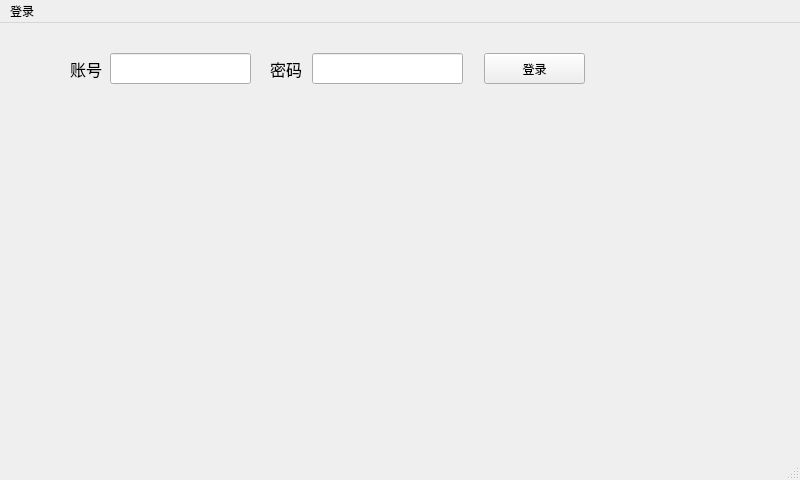
<?xml version="1.0" encoding="UTF-8"?>
<ui version="4.0">
 <class>MainWindow</class>
 <widget class="QMainWindow" name="MainWindow">
  <property name="geometry">
   <rect>
    <x>0</x>
    <y>0</y>
    <width>800</width>
    <height>480</height>
   </rect>
  </property>
  <property name="windowTitle">
   <string>MainWindow</string>
  </property>
  <property name="styleSheet">
   <string notr="true"/>
  </property>
  <widget class="QWidget" name="centralwidget">
   <widget class="QLineEdit" name="lineEdit">
    <property name="geometry">
     <rect>
      <x>110</x>
      <y>30</y>
      <width>141</width>
      <height>31</height>
     </rect>
    </property>
   </widget>
   <widget class="QLineEdit" name="lineEdit_2">
    <property name="geometry">
     <rect>
      <x>312</x>
      <y>30</y>
      <width>151</width>
      <height>31</height>
     </rect>
    </property>
    <property name="echoMode">
     <enum>QLineEdit::Password</enum>
    </property>
   </widget>
   <widget class="Widget" name="widget" native="true">
    <property name="geometry">
     <rect>
      <x>10</x>
      <y>100</y>
      <width>771</width>
      <height>321</height>
     </rect>
    </property>
   </widget>
   <widget class="QPushButton" name="pushButton">
    <property name="geometry">
     <rect>
      <x>484</x>
      <y>30</y>
      <width>101</width>
      <height>31</height>
     </rect>
    </property>
    <property name="text">
     <string>登录</string>
    </property>
   </widget>
   <widget class="QLabel" name="label">
    <property name="geometry">
     <rect>
      <x>70</x>
      <y>30</y>
      <width>71</width>
      <height>31</height>
     </rect>
    </property>
    <property name="font">
     <font>
      <pointsize>12</pointsize>
     </font>
    </property>
    <property name="text">
     <string>账号</string>
    </property>
   </widget>
   <widget class="QLabel" name="label_2">
    <property name="geometry">
     <rect>
      <x>270</x>
      <y>30</y>
      <width>61</width>
      <height>31</height>
     </rect>
    </property>
    <property name="font">
     <font>
      <pointsize>12</pointsize>
     </font>
    </property>
    <property name="text">
     <string>密码</string>
    </property>
   </widget>
   <widget class="QLabel" name="label_3">
    <property name="geometry">
     <rect>
      <x>120</x>
      <y>70</y>
      <width>351</width>
      <height>31</height>
     </rect>
    </property>
    <property name="font">
     <font>
      <pointsize>15</pointsize>
     </font>
    </property>
    <property name="text">
     <string/>
    </property>
   </widget>
  </widget>
  <widget class="QMenuBar" name="menubar">
   <property name="geometry">
    <rect>
     <x>0</x>
     <y>0</y>
     <width>800</width>
     <height>23</height>
    </rect>
   </property>
   <widget class="QMenu" name="menu">
    <property name="title">
     <string>登录</string>
    </property>
   </widget>
   <addaction name="menu"/>
  </widget>
  <widget class="QStatusBar" name="statusbar"/>
 </widget>
 <customwidgets>
  <customwidget>
   <class>Widget</class>
   <extends>QWidget</extends>
   <header location="global">widget.h</header>
   <container>1</container>
  </customwidget>
 </customwidgets>
 <tabstops>
  <tabstop>pushButton</tabstop>
  <tabstop>lineEdit</tabstop>
  <tabstop>lineEdit_2</tabstop>
 </tabstops>
 <resources/>
 <connections/>
</ui>
